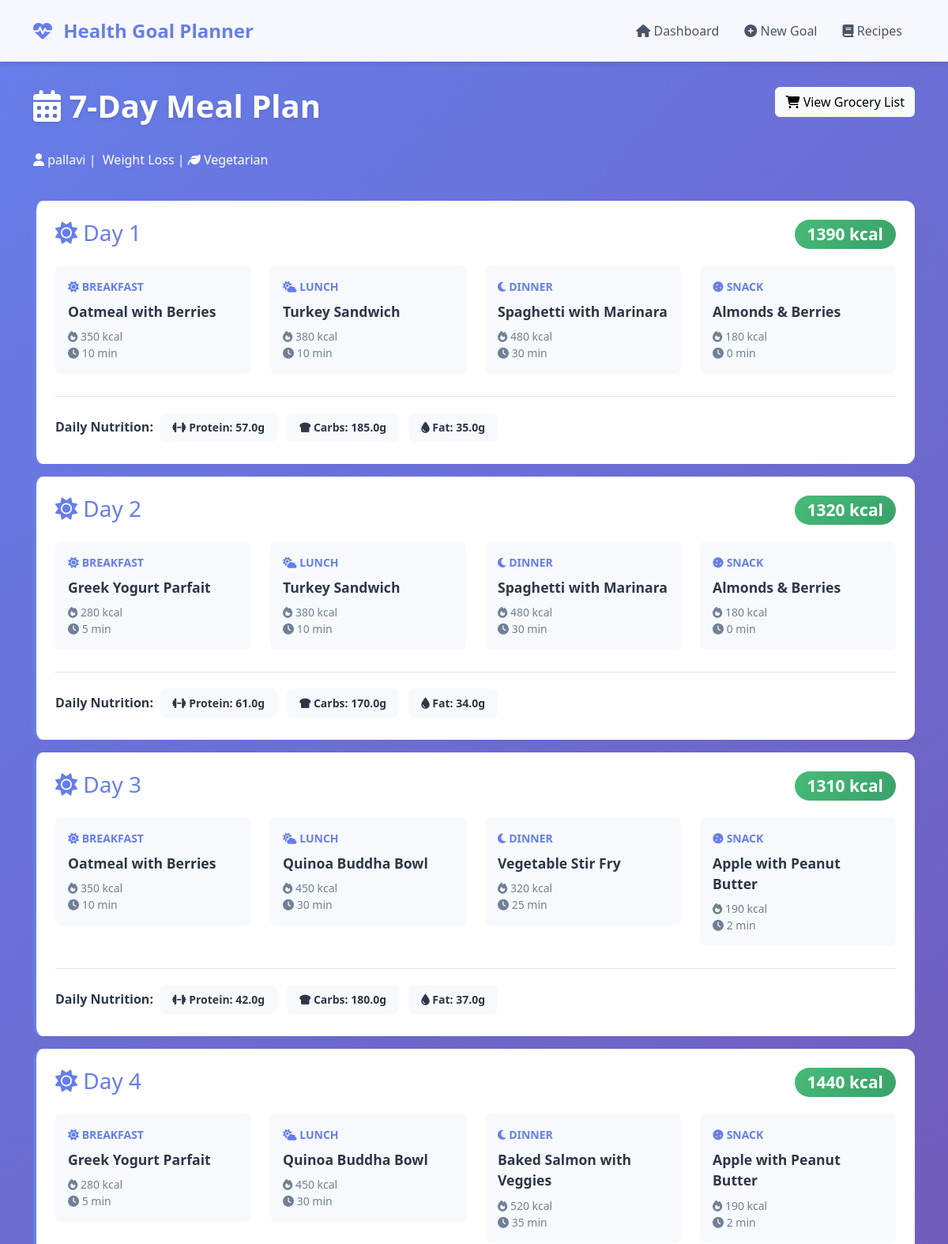
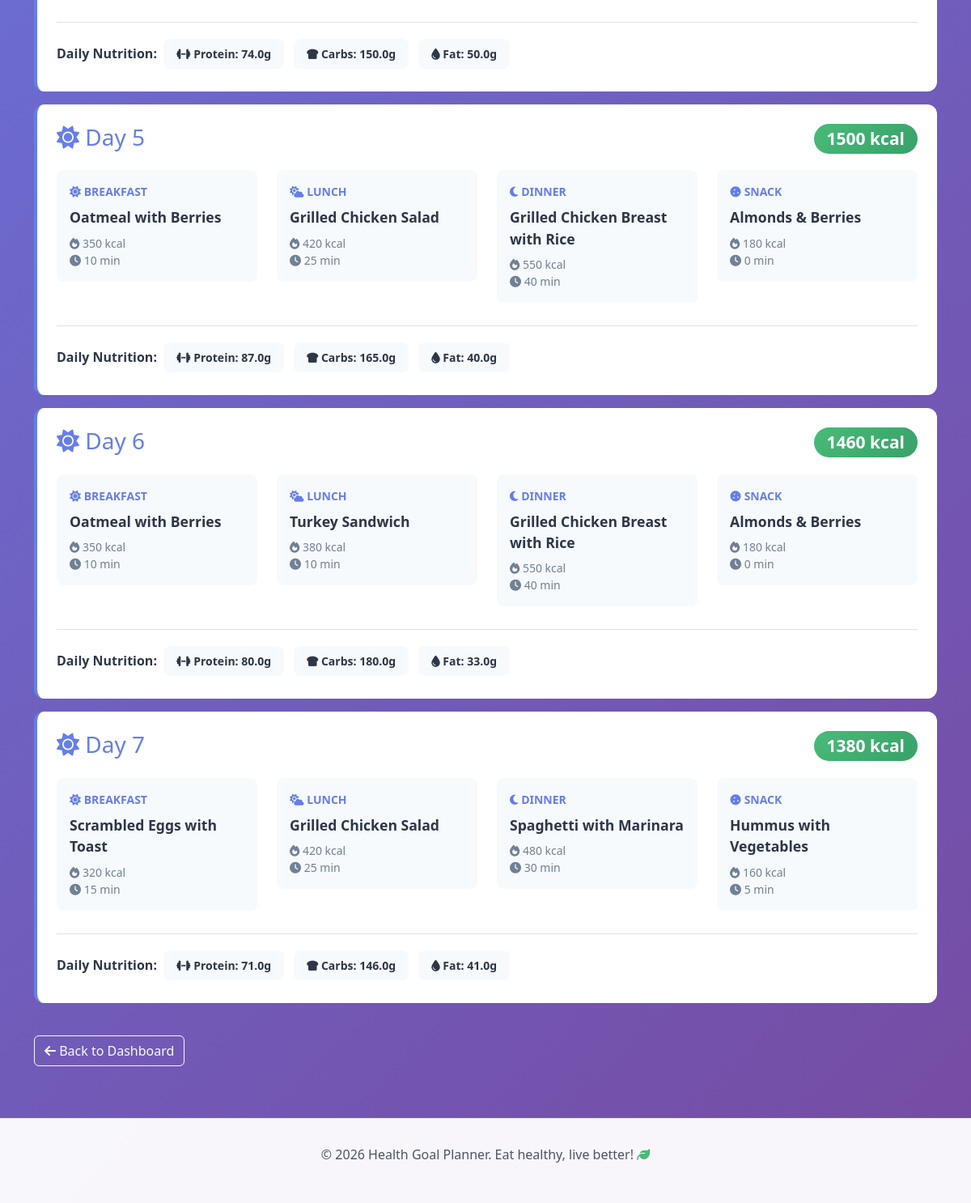
Screenshot of /meal-plan/2/ with the database file from the repository (2 pictures, top to bottom).
### myapp/models.py (models this page shows, shortened)
class HealthGoal(models.Model):
    GOAL_CHOICES = [
        ('weight_loss', 'Weight Loss'),
        ('muscle_gain', 'Muscle Gain'),
        ('maintenance', 'Maintenance'),
        ('energy', 'Increase Energy'),
        ('general_health', 'General Health'),
    ]
    DIET_TYPE_CHOICES = [
        ('balanced', 'Balanced Diet'),
        ('vegetarian', 'Vegetarian'),
        ('vegan', 'Vegan'),
        ('keto', 'Keto'),
        ('paleo', 'Paleo'),
        ('gluten_free', 'Gluten Free'),
        ('mediterranean', 'Mediterranean'),
    ]
    user_name = models.CharField(max_length=100)
    goal = models.CharField(max_length=20, choices=GOAL_CHOICES)
    diet_type = models.CharField(max_length=20, choices=DIET_TYPE_CHOICES)
    daily_calories = models.IntegerField(default=2000)
    allergies = models.TextField(blank=True, help_text="Comma-separated list of allergies")
    dislikes = models.TextField(blank=True, help_text="Comma-separated list of foods to avoid")
    created_at = models.DateTimeField(auto_now_add=True)
    updated_at = models.DateTimeField(auto_now=True)
    class Meta:
        verbose_name_plural = "Health Goals"

class DailyMeal(models.Model):
    meal_plan = models.ForeignKey(MealPlan, on_delete=models.CASCADE, related_name='meals')
    day_number = models.IntegerField(choices=[(i, f"Day {i}") for i in range(1, 8)])
    breakfast = models.ForeignKey(Recipe, on_delete=models.SET_NULL, null=True, blank=True, related_name='breakfast_meals')
    lunch = models.ForeignKey(Recipe, on_delete=models.SET_NULL, null=True, blank=True, related_name='lunch_meals')
    dinner = models.ForeignKey(Recipe, on_delete=models.SET_NULL, null=True, blank=True, related_name='dinner_meals')
    snack = models.ForeignKey(Recipe, on_delete=models.SET_NULL, null=True, blank=True, related_name='snack_meals')
    class Meta:
        ordering = ['meal_plan', 'day_number']
        unique_together = ('meal_plan', 'day_number')
    def get_total_calories(self):
        total = 0
        for meal in [self.breakfast, self.lunch, self.dinner, self.snack]:
            if meal:
                total += meal.calories
        return total
    def get_total_nutrition(self):
        nutrition = {'protein': 0, 'carbs': 0, 'fat': 0}
        for meal in [self.breakfast, self.lunch, self.dinner, self.snack]:
            if meal:
                nutrition['protein'] += meal.protein_g
                nutrition['carbs'] += meal.carbs_g
                nutrition['fat'] += meal.fat_g
        return nutrition

class Recipe(models.Model):
    name = models.CharField(max_length=200)
    description = models.TextField()
    calories = models.IntegerField()
    protein_g = models.FloatField(default=0)  # grams
    carbs_g = models.FloatField(default=0)
    fat_g = models.FloatField(default=0)
    prep_time_min = models.IntegerField(default=15)  # minutes
    ingredients = models.TextField(help_text="Comma-separated ingredients")
    instructions = models.TextField()
    diet_types = models.CharField(
        max_length=100,
        blank=True,
        help_text="Comma-separated diet types (e.g., vegan, keto)"
    )
    meal_type = models.CharField(
        max_length=20,
        choices=[
            ('breakfast', 'Breakfast'),
            ('lunch', 'Lunch'),
            ('dinner', 'Dinner'),
            ('snack', 'Snack'),
        ]
    )
    class Meta:
        ordering = ['meal_type', 'name']

### myapp/views.py (the view)
# urls.py: path('meal-plan/<int:pk>/', views.view_meal_plan, name='view_meal_plan'),
def view_meal_plan(request, pk):
    meal_plan = get_object_or_404(MealPlan, pk=pk)
    daily_meals = meal_plan.meals.all().order_by('day_number')
    context = {
        'meal_plan': meal_plan,
        'daily_meals': daily_meals,
        'health_goal': meal_plan.health_goal,
    }
    return render(request, 'myapp/meal_plan.html', context)

### myapp/templates/myapp/meal_plan.html (shortened to what this page needs)
{% extends 'myapp/base.html' %}
{% block content %}
<div class="row mb-4">
    <div class="col-lg-8">
        <h1 class="page-title">
            <i class="fas fa-calendar-alt"></i> 7-Day Meal Plan
        </h1>
        <p class="text-white">
            <i class="fas fa-user"></i> {{ health_goal.user_name }} |
             {{ health_goal.get_goal_display }} |
            <i class="fas fa-leaf"></i> {{ health_goal.get_diet_type_display }}
        </p>
    </div>
    <div class="col-lg-4 text-white text-lg-end">
        <a href="{% url 'myapp:view_grocery_list' meal_plan.pk %}" class="btn btn-light">
            <i class="fas fa-shopping-cart"></i> View Grocery List
        </a>
    </div>
</div>
<div class="row">
    {% for daily_meal in daily_meals %}
    <div class="col-lg-12">
        <div class="day-card">
            <h3 style="color: var(--primary); margin-bottom: 1.5rem;">
                <i class="fas fa-sun"></i> Day {{ daily_meal.day_number }}
                <span class="badge badge-health" style="float: right;">
                    {{ daily_meal.get_total_calories }} kcal
                </span>
            </h3>
            <div class="row">
                <div class="col-md-6 col-lg-3">
                    <div class="meal-item">
                        <div class="meal-label">
                            <i class="fas fa-sun"></i> Breakfast
                        </div>
                        {% if daily_meal.breakfast %}
                            <a href="{% url 'myapp:recipe_detail' daily_meal.breakfast.pk %}" class="meal-name" style="text-decoration: none;">
                                {{ daily_meal.breakfast.name }}
                            </a>
                            <div class="meal-meta">
                                <i class="fas fa-fire"></i> {{ daily_meal.breakfast.calories }} kcal
                                <br>
                                <i class="fas fa-clock"></i> {{ daily_meal.breakfast.prep_time_min }} min
                            </div>
                        {% else %}
                            <p class="text-muted small">No recipe assigned</p>
                        {% endif %}
                    </div>
                </div>
                <div class="col-md-6 col-lg-3">
                    <div class="meal-item">
                        <div class="meal-label">
                            <i class="fas fa-cloud-sun"></i> Lunch
                        </div>
                        {% if daily_meal.lunch %}
                            <a href="{% url 'myapp:recipe_detail' daily_meal.lunch.pk %}" class="meal-name" style="text-decoration: none;">
                                {{ daily_meal.lunch.name }}
                            </a>
                            <div class="meal-meta">
                                <i class="fas fa-fire"></i> {{ daily_meal.lunch.calories }} kcal
                                <br>
                                <i class="fas fa-clock"></i> {{ daily_meal.lunch.prep_time_min }} min
                            </div>
                        {% else %}
                            <p class="text-muted small">No recipe assigned</p>
                        {% endif %}
                    </div>
                </div>
                <div class="col-md-6 col-lg-3">
                    <div class="meal-item">
                        <div class="meal-label">
                            <i class="fas fa-moon"></i> Dinner
                        </div>
                        {% if daily_meal.dinner %}
                            <a href="{% url 'myapp:recipe_detail' daily_meal.dinner.pk %}" class="meal-name" style="text-decoration: none;">
                                {{ daily_meal.dinner.name }}
                            </a>
                            <div class="meal-meta">
                                <i class="fas fa-fire"></i> {{ daily_meal.dinner.calories }} kcal
                                <br>
                                <i class="fas fa-clock"></i> {{ daily_meal.dinner.prep_time_min }} min
                            </div>
                        {% else %}
                            <p class="text-muted small">No recipe assigned</p>
                        {% endif %}
                    </div>
                </div>
                <div class="col-md-6 col-lg-3">
                    <div class="meal-item">
                        <div class="meal-label">
                            <i class="fas fa-cookie"></i> Snack
                        </div>
                        {% if daily_meal.snack %}
                            <a href="{% url 'myapp:recipe_detail' daily_meal.snack.pk %}" class="meal-name" style="text-decoration: none;">
                                {{ daily_meal.snack.name }}
                            </a>
                            <div class="meal-meta">
                                <i class="fas fa-fire"></i> {{ daily_meal.snack.calories }} kcal
                                <br>
                                <i class="fas fa-clock"></i> {{ daily_meal.snack.prep_time_min }} min
                            </div>
                        {% else %}
                            <p class="text-muted small">No recipe assigned</p>
                        {% endif %}
                    </div>
                </div>
            </div>
            <div class="mt-3 pt-3 border-top">
                <strong>Daily Nutrition:</strong>
                {% with nutrition=daily_meal.get_total_nutrition %}
                <span class="nutrition-badge">
                    <i class="fas fa-dumbbell"></i> Protein: {{ nutrition.protein|floatformat:1 }}g
                </span>
                <span class="nutrition-badge">
                    <i class="fas fa-bread-slice"></i> Carbs: {{ nutrition.carbs|floatformat:1 }}g
                </span>
                <span class="nutrition-badge">
                    <i class="fas fa-droplet"></i> Fat: {{ nutrition.fat|floatformat:1 }}g
                </span>
                {% endwith %}
            </div>
        </div>
    </div>
    {% endfor %}
</div>
<div class="row mt-4">
    <div class="col-12">
        <a href="{% url 'myapp:dashboard' %}" class="btn btn-outline-light">
            <i class="fas fa-arrow-left"></i> Back to Dashboard
        </a>
    </div>
</div>
{% endblock %}

### myapp/templates/myapp/base.html (style rules this page uses)
:root { --primary: #667eea; --primary-dark: #5568d3; --secondary: #764ba2; --success: #48bb78; --warning: #f6ad55; --danger: #f56565; --light-bg: #f7fafc; --card-shadow: 0 4px 6px rgba(0, 0, 0, 0.07); }
body { background: linear-gradient(135deg, #667eea 0%, #764ba2 100%); min-height: 100vh; font-family: 'Segoe UI', Tahoma, Geneva, Verdana, sans-serif; color: #2d3748; }
.badge-health { background: linear-gradient(135deg, var(--success) 0%, #38a169 100%); color: white; padding: 0.5rem 1rem; border-radius: 20px; font-weight: 600; }
.page-title { color: white; margin-bottom: 2rem; font-weight: 700; text-shadow: 0 2px 4px rgba(0, 0, 0, 0.1); }
.nutrition-badge { display: inline-block; background: var(--light-bg); padding: 0.5rem 1rem; border-radius: 8px; font-size: 0.875rem; margin: 0.25rem; font-weight: 600; }
.day-card { background: white; border-radius: 12px; padding: 1.5rem; margin-bottom: 1rem; border-left: 4px solid var(--primary); }
.meal-item { background: var(--light-bg); padding: 1rem; border-radius: 8px; margin-bottom: 0.75rem; }
.meal-label { font-weight: 700; color: var(--primary); font-size: 0.875rem; text-transform: uppercase; margin-bottom: 0.5rem; }
.meal-name { font-size: 1.1rem; font-weight: 600; color: #2d3748; }
.meal-meta { font-size: 0.875rem; color: #718096; margin-top: 0.5rem; }

### rows the page displays
HealthGoal: user_name "pallavi", goal "Weight Loss", diet_type "Vegetarian"
DailyMeal: day_number "1", get_total_calories "1390", breakfast.name "Oatmeal with Berries", breakfast.calories "350", breakfast.prep_time_min "10", lunch.name "Turkey Sandwich", lunch.calories "380", lunch.prep_time_min "10", dinner.name "Spaghetti with Marinara", dinner.calories "480", dinner.prep_time_min "30", snack.name "Almonds & Berries", snack.calories "180", snack.prep_time_min "0", get_total_nutrition.protein "57.0", get_total_nutrition.carbs "185.0", get_total_nutrition.fat "35.0"
DailyMeal: day_number "2", get_total_calories "1320", breakfast.name "Greek Yogurt Parfait", breakfast.calories "280", breakfast.prep_time_min "5", lunch.name "Turkey Sandwich", lunch.calories "380", lunch.prep_time_min "10", dinner.name "Spaghetti with Marinara", dinner.calories "480", dinner.prep_time_min "30", snack.name "Almonds & Berries", snack.calories "180", snack.prep_time_min "0", get_total_nutrition.protein "61.0", get_total_nutrition.carbs "170.0", get_total_nutrition.fat "34.0"
DailyMeal: day_number "3", get_total_calories "1310", breakfast.name "Oatmeal with Berries", breakfast.calories "350", breakfast.prep_time_min "10", lunch.name "Quinoa Buddha Bowl", lunch.calories "450", lunch.prep_time_min "30", dinner.name "Vegetable Stir Fry", dinner.calories "320", dinner.prep_time_min "25", snack.name "Apple with Peanut Butter", snack.calories "190", snack.prep_time_min "2", get_total_nutrition.protein "42.0", get_total_nutrition.carbs "180.0", get_total_nutrition.fat "37.0"
DailyMeal: day_number "4", get_total_calories "1440", breakfast.name "Greek Yogurt Parfait", breakfast.calories "280", breakfast.prep_time_min "5", lunch.name "Quinoa Buddha Bowl", lunch.calories "450", lunch.prep_time_min "30", dinner.name "Baked Salmon with Veggies", dinner.calories "520", dinner.prep_time_min "35", snack.name "Apple with Peanut Butter", snack.calories "190", snack.prep_time_min "2", get_total_nutrition.protein "74.0", get_total_nutrition.carbs "150.0", get_total_nutrition.fat "50.0"
DailyMeal: day_number "5", get_total_calories "1500", breakfast.name "Oatmeal with Berries", breakfast.calories "350", breakfast.prep_time_min "10", lunch.name "Grilled Chicken Salad", lunch.calories "420", lunch.prep_time_min "25", dinner.name "Grilled Chicken Breast with Rice", dinner.calories "550", dinner.prep_time_min "40", snack.name "Almonds & Berries", snack.calories "180", snack.prep_time_min "0", get_total_nutrition.protein "87.0", get_total_nutrition.carbs "165.0", get_total_nutrition.fat "40.0"
DailyMeal: day_number "6", get_total_calories "1460", breakfast.name "Oatmeal with Berries", breakfast.calories "350", breakfast.prep_time_min "10", lunch.name "Turkey Sandwich", lunch.calories "380", lunch.prep_time_min "10", dinner.name "Grilled Chicken Breast with Rice", dinner.calories "550", dinner.prep_time_min "40", snack.name "Almonds & Berries", snack.calories "180", snack.prep_time_min "0", get_total_nutrition.protein "80.0", get_total_nutrition.carbs "180.0", get_total_nutrition.fat "33.0"
DailyMeal: day_number "7", get_total_calories "1380", breakfast.name "Scrambled Eggs with Toast", breakfast.calories "320", breakfast.prep_time_min "15", lunch.name "Grilled Chicken Salad", lunch.calories "420", lunch.prep_time_min "25", dinner.name "Spaghetti with Marinara", dinner.calories "480", dinner.prep_time_min "30", snack.name "Hummus with Vegetables", snack.calories "160", snack.prep_time_min "5", get_total_nutrition.protein "71.0", get_total_nutrition.carbs "146.0", get_total_nutrition.fat "41.0"
